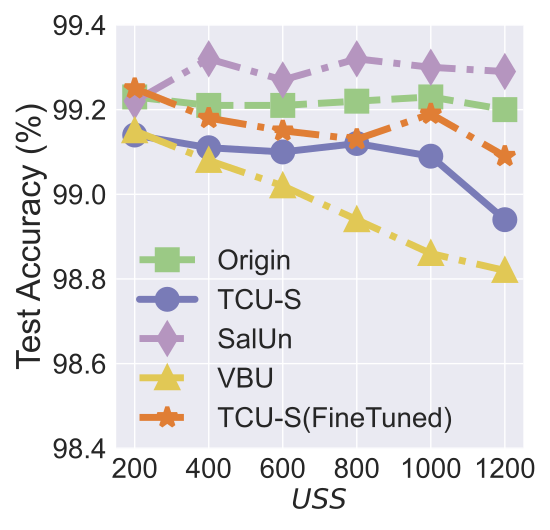

The Python source for this figure:


import numpy as np
import matplotlib.pyplot as plt

epsilon = 3
beta = 1 / epsilon


x=[1, 2, 3, 4, 5, 6]
# validation_for_plt =[97,95.8600, 94.9400, 93.5400, 93.2400]
# attack_for_plt=[0, 0.3524, 0, 0.1762, 0.1762]
# basic_for_plt=[99.8, 99.8, 99.8, 99.8, 99.8]

labels = ['200', '400', '600', '800', '1000', '1200']
# unl_org = [97.77, 97.55, 97.35, 97.29, 97.21, 97.21]


OUL_finetuned = [0.9925, 0.9918, 0.9915, 0.9913, 0.9919, 0.9909]


# unl_hess_r = [96.6, 96.66, 96.04, 95.94, 95.85, 97.21]
OUL = [0.9914, 0.9911, 0.9910, 0.9912, 0.9909, 0.9894]

org_acc = [0.9923, 0.9921, 0.9921, 0.9922, 0.9923, 0.9920]

salun_acc = [0.9922, 0.9932,  0.9927, 0.9932, 0.9930, 0.9929]
# unl_ss_wo = [94.32, 94.53, 94.78, 93.38, 94.04, 97.21]
vbu_ldp_acc = [0.9915, 0.9908, 0.9902, 0.9894, 0.9886, 0.9882]

for i in range(len(OUL)):
    OUL[i] = OUL[i]*100
    org_acc[i] = org_acc[i]*100
    salun_acc[i] = salun_acc[i]*100
    vbu_ldp_acc[i] = vbu_ldp_acc[i] * 100
    OUL_finetuned[i] = OUL_finetuned[i] * 100

plt.style.use('seaborn')
plt.figure(figsize=(5.5, 5.3))
l_w=5
m_s=15
marker_s = 3
markevery=1
#plt.figure(figsize=(8, 5.3))
#plt.plot(x, unl_fr, color='blue', marker='^', label='Retrain',linewidth=l_w, markersize=m_s)

#plt.plot(x, unl_ss_w, color='g',  marker='*',  label='PriMU$_{w}$',linewidth=l_w, markersize=m_s)
plt.plot(x, org_acc, linestyle='--', color='#9BC985',  marker='s', fillstyle='full', markevery=markevery,
         label='Origin',linewidth=l_w, markersize=m_s, markeredgewidth=marker_s)


plt.plot(x, OUL, linestyle='-', color='#797BB7', marker='o', fillstyle='full', markevery=markevery,
         label='TCU-S', linewidth=l_w, markersize=m_s, markeredgewidth=marker_s)


plt.plot(x, salun_acc, linestyle='-.', color='#B595BF',  marker='d', fillstyle='full', markevery=markevery, label='SalUn',linewidth=l_w, markersize=m_s, markeredgewidth=marker_s)

plt.plot(x, vbu_ldp_acc, linestyle='-.', color='#E1C855',  marker='^', fillstyle='full', markevery=markevery,
         label='VBU',linewidth=l_w, markersize=m_s, markeredgewidth=marker_s)

plt.plot(x, OUL_finetuned, linestyle='-.', color='#E07E35',  marker='*', fillstyle='full', markevery=markevery, label='TCU-S(FineTuned)',linewidth=l_w, markersize=m_s, markeredgewidth=marker_s)



# plt.grid()
leg = plt.legend(fancybox=True, shadow=True)
# plt.xlabel('Malicious Client Ratio (%)' ,fontsize=16)
plt.ylabel('Test Accuracy (%)' ,fontsize=24)
my_y_ticks = np.arange(98.4, 99.5, 0.2)
plt.yticks(my_y_ticks,fontsize=20)
plt.xlabel('$\it USS$' ,fontsize=20)

plt.xticks(x, labels, fontsize=20)
# plt.title('CIFAR10 IID')

# plt.annotate(r"1e0", xy=(0.1, 1.01), xycoords='axes fraction', xytext=(-10, 10), textcoords='offset points', ha='right', va='center', fontsize=15)


# plt.title('(c) Utility Preservation', fontsize=24)
plt.legend(loc=(0.03, 0.01),fontsize=20)
plt.tight_layout()
#plt.title("MNIST")
plt.rcParams['figure.figsize'] = (2.0, 1)
plt.rcParams['image.interpolation'] = 'nearest'
plt.rcParams['figure.subplot.left'] = 0.11
plt.rcParams['figure.subplot.bottom'] = 0.08
plt.rcParams['figure.subplot.right'] = 0.977
plt.rcParams['figure.subplot.top'] = 0.969
plt.savefig('MNIST_model_TA_uss_finetuned.pdf', format='pdf', dpi=200)
plt.show()
